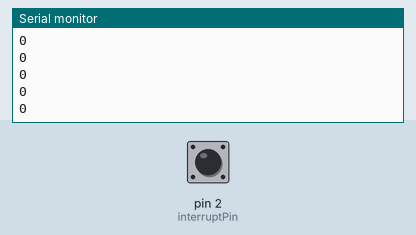
Bench run of a sketch on a simulated Arduino Uno, built with avr-gcc and run on an emulated ATmega328P. Parts: the last lines printed to the serial monitor. The inputs (shaded band) are chosen by the test bench; at power-on: pin 2 (interruptPin) HIGH.

Above: at 1.2 s.
1.3 s: pin 2 (interruptPin) pulled LOW for 0.15 s
At 2.2 s:
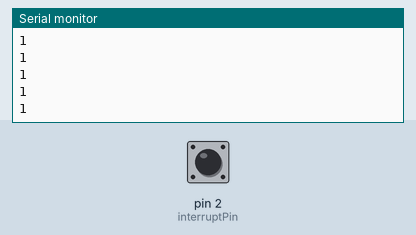
2.9 s: pin 2 (interruptPin) pulled LOW for 1 s
At 4.0 s:
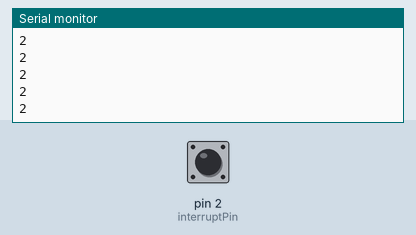
5.4 s: pin 2 (interruptPin) pulled LOW for 0.15 s
At 6.1 s:
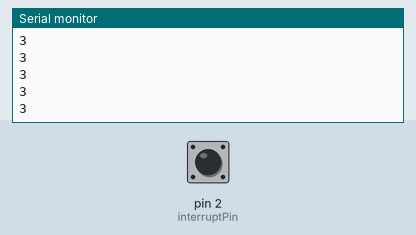
Timing chart, 0 to 7.8 s (numbered marks = the images above; inputs shaded):
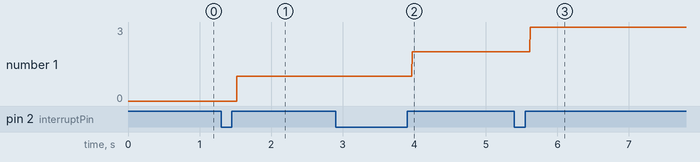

The sketch:

interrupt.ino
```cpp
const byte interruptPin = 2;
volatile byte state = LOW;
int val=0;
void setup() {
pinMode(interruptPin, INPUT_PULLUP);
attachInterrupt(digitalPinToInterrupt(interruptPin), test, CHANGE);
Serial.begin(9600);
}
void loop() {
Serial.println(val/2);
}
void test() {
state = !state;
val++;
}
```

Measured:
- after the input at 1.3 s, the serial monitor: prints a new line after 0.22 s (image 1)
- after the input at 2.9 s, the serial monitor: prints a new line after 1.1 s (image 2)
- after the input at 5.4 s, the serial monitor: prints a new line after 0.22 s (image 3)
- plotted number 1: 0 → 1 after the input at 1.3 s, 1 → 2 after the input at 2.9 s, 2 → 3 after the input at 5.4 s
